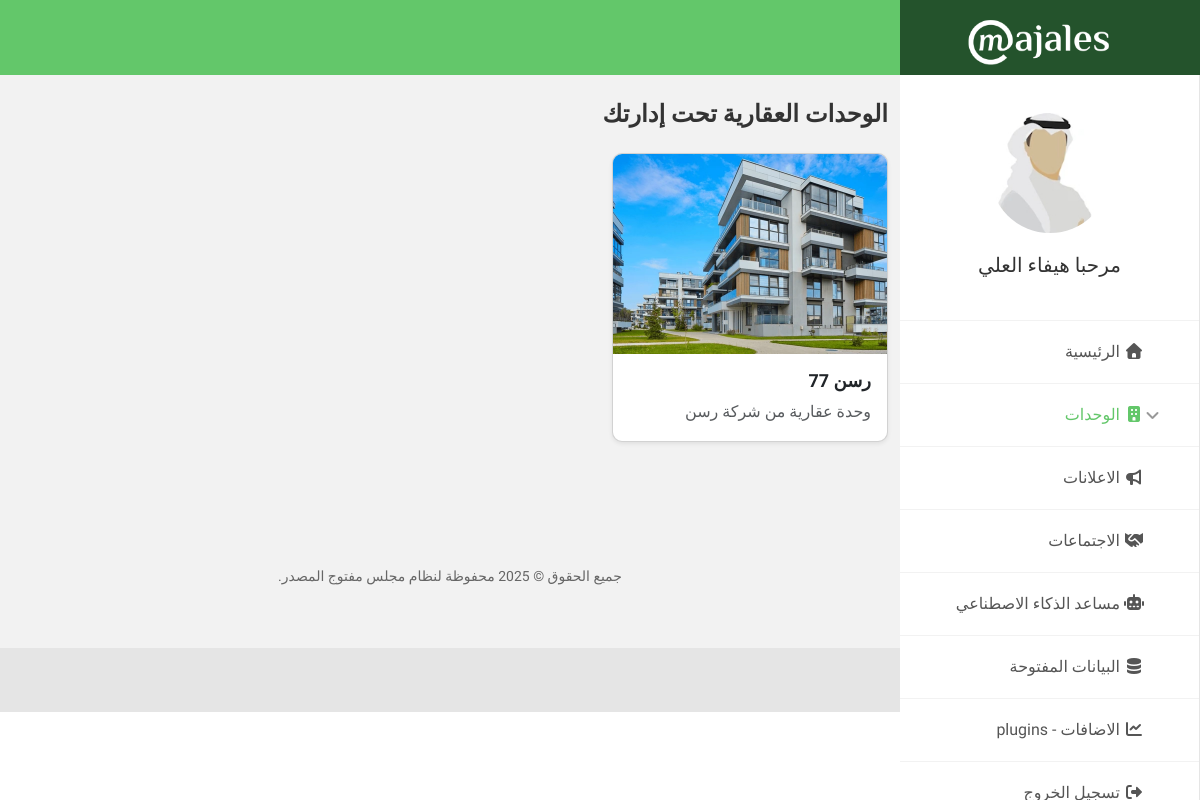
Page /main.php (signed in) on the committed database.
### tables this page shows
CREATE TABLE `units` (
  `id` int(11) NOT NULL,
  `name` varchar(100) NOT NULL,
  `complex_type` varchar(100) DEFAULT NULL,
  `image_path` varchar(255) DEFAULT NULL,
  `unit_count` int(11) DEFAULT NULL,
  `facilities` text DEFAULT NULL,
  `latitude` decimal(10,7) DEFAULT NULL,
  `longitude` decimal(10,7) DEFAULT NULL,
  `description` text DEFAULT NULL,
  `address` varchar(255) DEFAULT NULL,
  `owner_id` int(11) DEFAULT NULL,
  `total_members` int(11) DEFAULT 0,
  `total_requests` int(11) DEFAULT 0,
  `pending_requests` int(11) DEFAULT 0,
  `created_at` datetime DEFAULT current_timestamp()
);

### main.php (the view, shortened to what this page needs)
<?php
include("Configuration/Header.php");
include("Configuration/DBInfoReader.php");
$owner_id = $_SESSION['ID'] ?? null;
$units = [];
$sql = "SELECT id, name, description, image_path
        FROM units
        WHERE owner_id = ?
        ORDER BY id DESC";
if ($stmt = $Connection->prepare($sql)) {
    $stmt->bind_param('i', $owner_id);
    $stmt->execute();
    $result = $stmt->get_result();
    while ($row = $result->fetch_assoc()) {
        $units[] = $row;
    }
} else {
    echo '<div class="alert alert-danger m-4 text-center">خطأ في جلب البيانات: ' . htmlspecialchars($Connection->error) . '</div>';
    include("Configuration/Footer.php");
    exit;
}
?>
<div class="container mt-5 mb-5">
    <h3 class="mb-4 text-end">الوحدات العقارية تحت إدارتك</h3>
    <div class="row">
        <?php if (empty($units)): ?>
            <div class="col-12 text-center">
                <div class="alert alert-info">لا توجد وحدات مسجلة حالياً.</div>
            </div>
        <?php else: ?>
            <?php foreach ($units as $unit): ?>
                <div class="col-md-4 mb-4">
                    <a href="unitview.php?id=<?= htmlspecialchars($unit['id']) ?>" class="text-decoration-none text-dark">
                        <div class="card shadow-sm h-100">
                            <?php
                            $image = (!empty($unit['image_path']) && file_exists($unit['image_path']))
                                ? $unit['image_path']
                                : 'images/bg-title-01.jpg';
                            ?>
                            <img class="card-img-top" src="<?= htmlspecialchars($image) ?>" alt="صورة الوحدة">
                            <div class="card-body">
                                <h4 class="card-title mb-2 text-end"><?= htmlspecialchars($unit['name']) ?></h4>
                                <p class="card-text text-muted text-end">
                                    <?= htmlspecialchars(mb_strimwidth($unit['description'], 0, 100, '...')) ?>
                                </p>
                            </div>
                        </div>
                    </a>
                </div>
            <?php endforeach; ?>
        <?php endif; ?>
    </div>
</div>
<?php
include("Configuration/Footer.php");
?>

### main.php (style rules this page uses)
.card { border-radius: 10px; overflow: hidden; transition: transform 0.2s ease-in-out, box-shadow 0.2s ease-in-out; text-align: center; }
.card-img-top { height: 200px; object-fit: cover; }
.mb-4 { margin-bottom: 1.5rem !important; text-align: center; }
.row { direction: rtl; }

### rows in the picture
units: image_path (picture), name "رسن 77", description "وحدة عقارية من شركة رسن"

### other values in the picture
$_SESSION['Name'] "هيفاء العلي"
